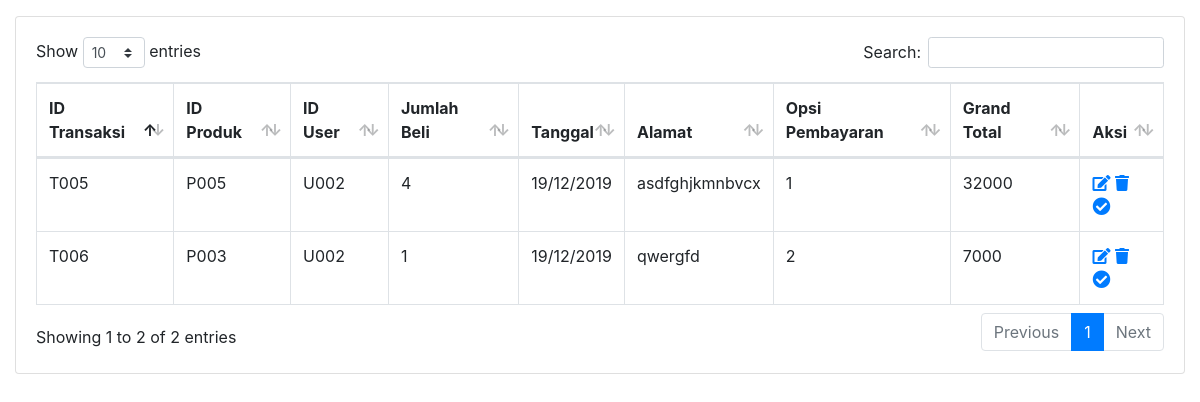
Page /WEB_NF/admin/tabel-pesanan.php on the committed database.
### tables this page shows
CREATE TABLE `keranjang` (
  `ID_TRANSAKSI` varchar(5) NOT NULL,
  `ID_PRODUK` varchar(5) NOT NULL,
  `NAMA_PRODUK` varchar(20) NOT NULL,
  `ID_USER` varchar(5) NOT NULL,
  `JUMLAH_BELI` int(3) NOT NULL,
  `TGL_TRANSAKSI` varchar(15) NOT NULL,
  `ALAMAT` varchar(150) NOT NULL,
  `OPSI_PEMBAYARAN` int(2) NOT NULL COMMENT '1. Transaksi, 2. Cash',
  `GRAND_TOTAL` int(11) NOT NULL
);

### WEB_NF/admin/tabel-pesanan.php (the view, shortened to what this page needs)
<?php
include "koneksi.php";
?>
<!DOCTYPE html>
<html lang="en">
<head>
  <link href="vendor/fontawesome-free/css/all.min.css" rel="stylesheet" type="text/css">
  <link href="vendor/datatables/dataTables.bootstrap4.css" rel="stylesheet">
  <link href="css/sb-admin.css" rel="stylesheet">
</head>
<body id="page-top">
  <div id="wrapper">
    <div id="content-wrapper">
      <div class="container-fluid">
        <div class="card mb-3">
          <div class="card-body">
            <div class="table-responsive">
              <table class="table table-bordered" id="dataTable" width="100%" cellspacing="0">
                <thead>
                  <tr>
                    <th>ID Transaksi</th>
                    <th>ID Produk</th>
                    <th>ID User</th>
                    <th>Jumlah Beli</th>
                    <th>Tanggal</th>
                    <th>Alamat</th>
                    <th>Opsi Pembayaran</th>
                    <th>Grand Total</th>
                    <th>Aksi</th>
                  </tr>
                </thead>
                <tbody>
                  <?php
                  $sql = $conn->query("SELECT * FROM keranjang");
                  while ($data = $sql->fetch_assoc()) {
                  ?>
                    <tr>
                      <td><?php echo $data['ID_TRANSAKSI']; ?></td>
                      <td><?php echo $data['ID_PRODUK']; ?></td>
                      <td><?php echo $data['ID_USER']; ?></td>
                      <td><?php echo $data['JUMLAH_BELI']; ?></td>
                      <td><?php echo $data['TGL_TRANSAKSI']; ?></td>
                      <td><?php echo $data['ALAMAT']; ?></td>
                      <td><?php echo $data['OPSI_PEMBAYARAN']; ?></td>
                      <td><?php echo $data['GRAND_TOTAL']; ?></td>
                      <td>
                        <a href="?page=transaksi&aksi=edit-transaksi&id=<?php echo $data['ID_TRANSAKSI']; ?>" class="fas fa-edit"></a>
                        <a onclick="return confirm('Apakah Anda yakin untuk menghapus pesanan?')" href="hapus-pesanan.php?id=<?php echo $data['ID_TRANSAKSI']; ?>" class="fas fa-trash"></a>
                        <a onclick="return confirm('Apakah Anda yakin untuk menghapus pesanan?')" href="hapus-pesanan.php?id=<?php echo $data['ID_TRANSAKSI']; ?>" class="fas fa-check-circle" style="font-size:18px"></a>
                      </td>
                    </tr>
                  <?php   }
                  ?>
                </tbody>
              </table>
            </div>
          </div>
        </div>
      </div>
    </div>
  </div>
</body>
</html>

### rows in the picture
keranjang: ID_TRANSAKSI "T005", ID_PRODUK "P005", ID_USER "U002", JUMLAH_BELI "4", TGL_TRANSAKSI "19/12/2019", ALAMAT "asdfghjkmnbvcx", OPSI_PEMBAYARAN "1", GRAND_TOTAL "32000"
keranjang: ID_TRANSAKSI "T006", ID_PRODUK "P003", ID_USER "U002", JUMLAH_BELI "1", TGL_TRANSAKSI "19/12/2019", ALAMAT "qwergfd", OPSI_PEMBAYARAN "2", GRAND_TOTAL "7000"
